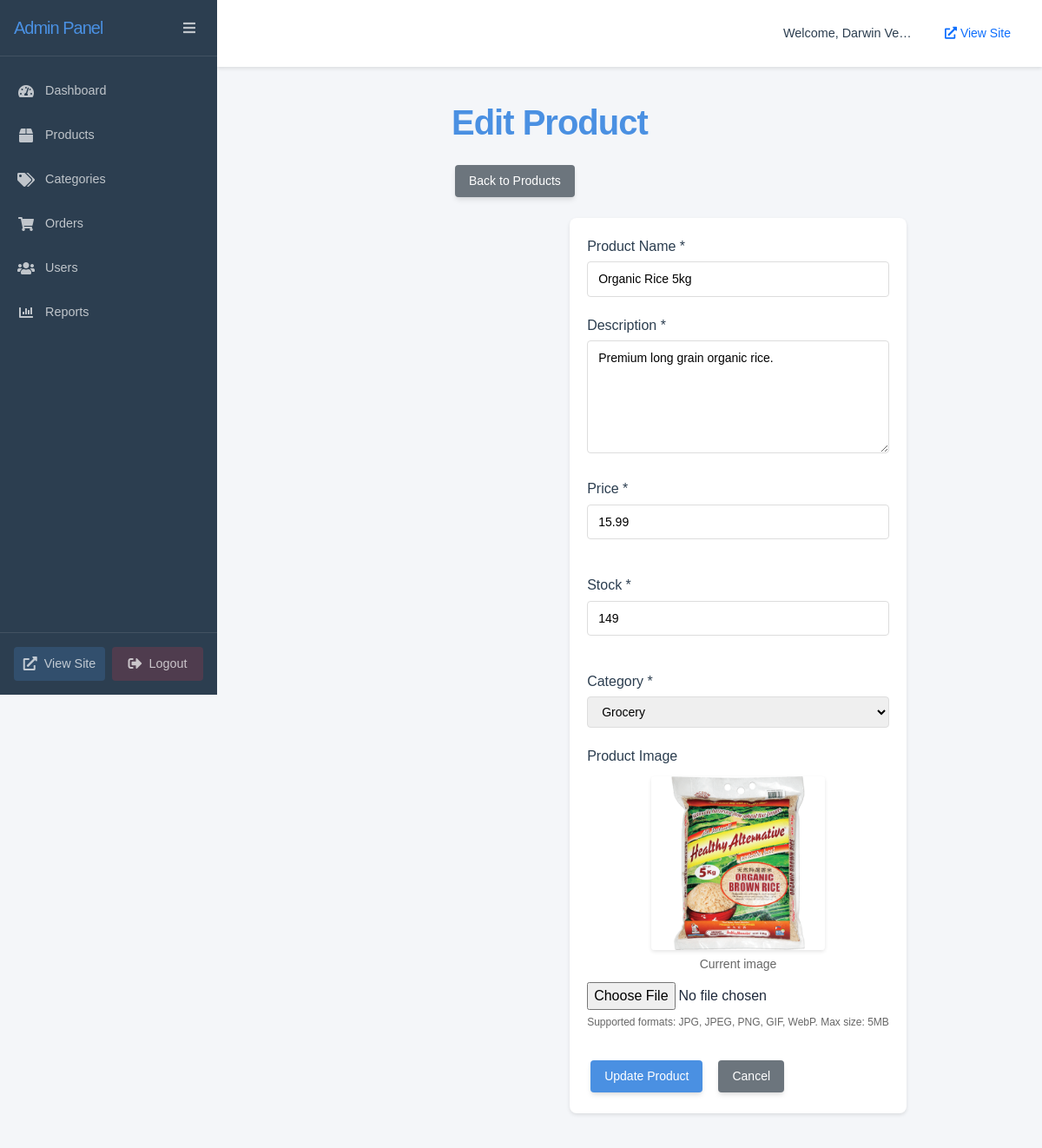
Page /webstore/admin/product-form.php?id=78 (signed in) on the committed database.
### tables this page shows
CREATE TABLE `products` (
  `product_id` int NOT NULL AUTO_INCREMENT,
  `category_id` int DEFAULT NULL,
  `name` varchar(150) NOT NULL,
  `description` text,
  `image` varchar(255) DEFAULT NULL,
  `price` decimal(10,2) NOT NULL,
  `stock` int NOT NULL DEFAULT '0',
  `created_at` timestamp NULL DEFAULT CURRENT_TIMESTAMP,
  PRIMARY KEY (`product_id`),
  KEY `category_id` (`category_id`),
  CONSTRAINT `products_ibfk_1` FOREIGN KEY (`category_id`) REFERENCES `categories` (`category_id`) ON DELETE SET NULL
);

CREATE TABLE `categories` (
  `category_id` int NOT NULL AUTO_INCREMENT,
  `name` varchar(100) NOT NULL,
  `description` text,
  `created_at` timestamp NULL DEFAULT CURRENT_TIMESTAMP,
  PRIMARY KEY (`category_id`),
  UNIQUE KEY `name` (`name`)
);

### webstore/includes/functions.php (called while the page is built, shortened)
<?php
function getDBConnection() {
    global $conn;
    return $conn;
}
function getAllCategories() {
    $conn = getDBConnection();
    $sql = "SELECT c.*, COUNT(p.product_id) as product_count
            FROM categories c
            LEFT JOIN products p ON c.category_id = p.category_id
            GROUP BY c.category_id
            ORDER BY c.name";
    $result = $conn->query($sql);
    return $result->fetch_all(MYSQLI_ASSOC);
}
function getProductById($productId) {
    $conn = getDBConnection();
    $stmt = $conn->prepare("SELECT p.*, c.name AS category_name FROM products p
                           LEFT JOIN categories c ON p.category_id = c.category_id
                           WHERE p.product_id = ?");
    $stmt->bind_param("i", $productId);
    $stmt->execute();
    return $stmt->get_result()->fetch_assoc();
}
?>

### webstore/admin/product-form.php (the view, shortened to what this page needs)
<?php
require_once '../includes/functions.php';
$categories = getAllCategories();
$product = null;
if (isset($_GET['id'])) {
    $product = getProductById($_GET['id']);
}
include 'includes/header.php';
?>
<div class="admin-container">
    <?php include 'includes/sidebar.php'; ?>
    <main class="admin-content">
        <div class="page-header">
            <h1><?= isset($_GET['id']) ? 'Edit' : 'Add' ?> Product</h1>
            <a href="products.php" class="btn btn-secondary">Back to Products</a>
        </div>
        <form method="post" enctype="multipart/form-data" class="product-form">
            <div class="form-group">
                <label for="name">Product Name *</label>
                <input type="text" id="name" name="name" required
                       value="<?= htmlspecialchars($product['name'] ?? '') ?>">
            </div>
            <div class="form-group">
                <label for="description">Description *</label>
                <textarea id="description" name="description" required rows="5"
                ><?= htmlspecialchars($product['description'] ?? '') ?></textarea>
            </div>
            <div class="form-row">
                <div class="form-group">
                    <label for="price">Price *</label>
                    <input type="number" id="price" name="price" step="0.01" min="0" required
                           value="<?= htmlspecialchars($product['price'] ?? '') ?>">
                </div>
                <div class="form-group">
                    <label for="stock">Stock *</label>
                    <input type="number" id="stock" name="stock" min="0" required
                           value="<?= htmlspecialchars($product['stock'] ?? '0') ?>">
                </div>
                <div class="form-group">
                    <label for="category_id">Category *</label>
                    <select id="category_id" name="category_id" required>
                        <?php foreach ($categories as $category): ?>
                            <option value="<?= $category['category_id'] ?>"
                                <?= (isset($product['category_id']) && $product['category_id'] == $category['category_id']) ? 'selected' : '' ?>>
                                <?= htmlspecialchars($category['name']) ?>
                            </option>
                        <?php endforeach; ?>
                    </select>
                </div>
            </div>
            <div class="form-group">
                <label for="image">Product Image</label>
                <?php if (!empty($product['image'])): ?>
                    <div class="current-image">
                        <img src="../<?= htmlspecialchars($product['image']) ?>"
                             alt="Current product image"
                             onerror="this.src='../uploads/products/default-product.jpg'">
                        <p>Current image</p>
                    </div>
                <?php endif; ?>
                <input type="file" id="image" name="image" accept="image/jpeg,image/png,image/gif,image/webp">
                <p class="help-text">Supported formats: JPG, JPEG, PNG, GIF, WebP. Max size: 5MB</p>
            </div>
            <div class="form-actions">
                <button type="submit" class="btn btn-primary">
                    <?= isset($_GET['id']) ? 'Update' : 'Add' ?> Product
                </button>
                <a href="products.php" class="btn btn-secondary">Cancel</a>
            </div>
        </form>
    </main>
</div>
<?php include 'includes/footer.php'; ?>

### webstore/admin/css/admin-layout.css (style rules this page uses)
.admin-body { margin: 0; padding: 0; background: #f4f6f9; min-height: 100vh; overflow-x: hidden; }
.admin-container { display: flex; min-height: 100vh; position: relative; background: #f4f6f9; }
.admin-content { flex: 1; margin-left: 250px; min-height: 100vh; transition: margin-left 0.3s ease; position: relative; width: calc(100% - 250px); }

### webstore/css/styles.css (style rules this page uses)
:root { --primary-color: #6366f1; --primary-dark: #4f46e5; --primary-light: #818cf8; --secondary-color: #64748b; --accent-color: #f59e0b; --text-color: #1e293b; --text-light: #64748b; --light-bg: #f8fafc; --border-color: #e2e8f0; --success-color: #10b981; --danger-color: #ef4444; --warning-color: #f59e0b; --info-color: #3b82f6; --shadow-sm: 0 1px 2px 0 rgb(0 0 0 / 0.05); --shadow: 0 4px 6px -1px rgb(0 0 0 / 0.1), 0 2px 4px -2px rgb(0 0 0 / 0.1); --shadow-md: 0 10px 15px -3px rgb(0 0 0 / 0.1), 0 4px 6px -4px rgb(0 0 0 / 0.1); --shadow-lg: 0 20px 25px -5px rgb(0 0 0 / 0.1), 0 8px 10px -6px rgb(0 0 0 / 0.1); --transition-fast: 150ms cubic-bezier(0.4, 0, 0.2, 1); --transition-normal: 300ms cubic-bezier(0.4, 0, 0.2, 1); --transition-slow: 500ms cubic-bezier(0.4, 0, 0.2, 1); }
body { font-family: 'Poppins', sans-serif; color: var(--text-color); background: linear-gradient(120deg, #f8fafc 60%, #e0e7ef 100%); min-height: 100vh; line-height: 1.6; -webkit-font-smoothing: antialiased; -moz-osx-font-smoothing: grayscale; padding-top: 90px; }
h1, h2, h3, h4, h5, h6 { font-family: 'Poppins', sans-serif; font-weight: 900; color: var(--primary-color); letter-spacing: -1px; margin-bottom: 1.3rem; }
h1 { font-size: 2.5rem; }
p { margin-bottom: 1rem; color: var(--text-light); }
.btn { display: inline-flex; align-items: center; justify-content: center; gap: 0.5rem; padding: 0.75rem 1.5rem; border-radius: 0.75rem; font-weight: 500; text-align: center; text-decoration: none; cursor: pointer; transition: var(--transition-normal); border: none; margin: 0.25rem; position: relative; overflow: hidden; }
.btn::after { content: ''; position: absolute; width: 100%; height: 100%; top: 0; left: 0; background: linear-gradient(rgba(255,255,255,0.1), rgba(255,255,255,0)); opacity: 0; transition: var(--transition-normal); }
.btn-primary { background: linear-gradient(135deg, var(--primary-color), var(--primary-dark)); color: white; box-shadow: var(--shadow); }
.btn-secondary { background: linear-gradient(135deg, var(--secondary-color), var(--text-color)); color: white; box-shadow: var(--shadow); }
.btn { transition: all 0.3s ease; }
:root { --primary-color: #4a90e2; --accent-color: #f39c12; --light-bg: #f8f9fa; }

### webstore/admin/includes/header.php (style rules this page uses)
.admin-body { min-width: 320px; overflow-x: hidden; }
.admin-container { display: flex; min-height: 100vh; position: relative; }
.admin-content { flex: 1; min-width: 0; display: flex; flex-direction: column; }
@media screen and (min-resolution: 1dppx) { .admin-container { min-width: 320px; } }
@media screen and (min-resolution: 1dppx) { .admin-content { min-width: 280px; } }

### webstore/admin/product-form.php (style rules this page uses)
.product-form { max-width: 800px; margin: 20px auto; padding: 20px; background: #fff; border-radius: 8px; box-shadow: 0 2px 4px rgba(0,0,0,0.1); }
.form-group { margin-bottom: 20px; }
.form-group label { display: block; margin-bottom: 5px; font-weight: 500; color: #2c3e50; }
.form-group input[type="text"], .form-group input[type="number"], .form-group select, .form-group textarea { width: 100%; padding: 8px 12px; border: 1px solid #ddd; border-radius: 4px; font-size: 14px; transition: border-color 0.2s ease; }
.form-row { display: grid; grid-template-columns: repeat(auto-fit, minmax(200px, 1fr)); gap: 20px; }
.current-image { margin: 10px 0; text-align: center; }
.current-image img { max-width: 200px; height: auto; border-radius: 4px; box-shadow: 0 2px 4px rgba(0,0,0,0.1); }
.current-image p { margin: 5px 0; color: #666; font-size: 14px; }
.help-text { margin: 5px 0; color: #666; font-size: 12px; }
.form-actions { display: flex; gap: 10px; margin-top: 30px; }
.btn { display: inline-block; padding: 8px 16px; border: none; border-radius: 4px; cursor: pointer; text-decoration: none; font-size: 14px; transition: all 0.2s ease; }
.btn-primary { background: #4a90e2; color: white; }
.btn-secondary { background: #6c757d; color: white; }

### rows in the picture
products: name "Organic Rice 5kg", description "Premium long grain organic rice.", price "15.99", stock "149", category_id "Grocery", image (picture)

### other values in the picture
$_SESSION['full_name'] "Darwin Ve…"
